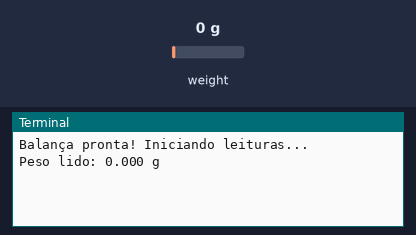
Recording of a program running on a simulated Raspberry Pi (BCM pin numbers). On the bench: the last lines printed to the terminal. The test bench sets the inputs (shaded band); at power-on: weight on the scale 0 g.

Above: at 2.6 s.
2.7 s: weight on the scale set to 100 g
At 4.0 s:
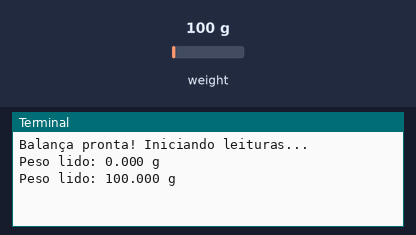
4.2 s: weight on the scale set to 1250 g
At 5.1 s:
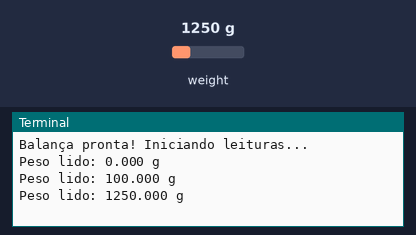
Timing chart, 0 to 7.2 s (numbered marks = the images above; inputs shaded):
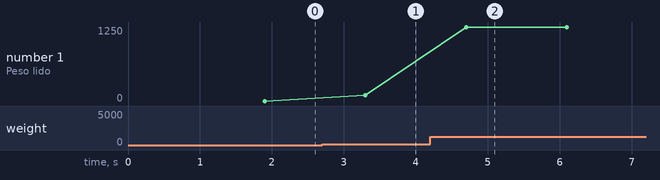

Measured:
- after the input at 2.7 s, the terminal: prints a new line after 0.60 s (image 1)
- after the input at 4.2 s, the terminal: prints a new line after 0.50 s (image 2)
- plotted number 1: 0 → 100 after the input at 2.7 s, 100 → 1250 after the input at 4.2 s

The program:

balanca.py
```python
# import time
# import RPi.GPIO as GPIO
# from hx711 import HX711  # Importa a biblioteca instalada

# # Definição dos pinos do HX711
# DT = 5   # GPIO 5 (Pino físico 29)
# SCK = 6  # GPIO 6 (Pino físico 31)

# # Inicializa o HX711
# hx = HX711(DT, SCK)

# # Ajuste do fator de calibração (precisa ser calibrado conforme a balança usada)
# hx.set_reference_unit(82)  # Ajuste este valor durante a calibração

# # Faz a tara (zera a balança)
# hx.reset()
# hx.tare()

# print("Balança pronta! Iniciando leituras...")

# try:
#     while True:
#         peso = hx.get_weight(5) / 1000  # Média de 5 leitura
#         print(f"Peso lido: {peso:.3f} g")  # Exibe o peso arredondado para 2 casas decimais
#         time.sleep(1)  # Aguarda 1 segundo antes da próxima leitura

# except KeyboardInterrupt:
#     print("Saindo...")
#     GPIO.cleanup()


import time
import RPi.GPIO as GPIO
from hx711 import HX711  # Importa a biblioteca instalada

# Definição dos pinos do HX711
DT = 5   # GPIO 5 (Pino físico 29)
SCK = 6  # GPIO 6 (Pino físico 31)

# Inicializa o HX711
hx = HX711(DT, SCK)

# Faz a tara (zera a balança)
hx.reset()
hx.tare()

# Ajuste do fator de calibração
# Você pode precisar definir o valor manualmente durante a calibração
calibration_factor = 82  # Ajuste este valor durante a calibração

print("Balança pronta! Iniciando leituras...")

try:
    while True:
        peso = hx.get_weight(5) / calibration_factor  # Média de 5 leituras ajustada com o fator de calibração
        print(f"Peso lido: {peso:.3f} g")  # Exibe o peso arredondado para 3 casas decimais
        time.sleep(1)  # Aguarda 1 segundo antes da próxima leitura

except KeyboardInterrupt:
    print("Saindo...")
    GPIO.cleanup()
```
